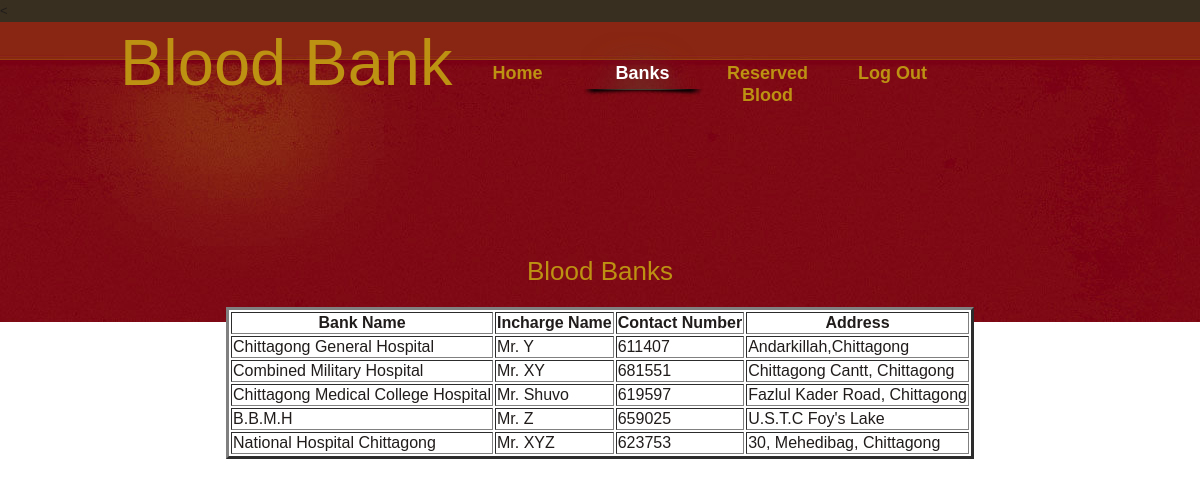
The app's page /bloodbanks.php with its own data.
### tables this page shows
CREATE TABLE IF NOT EXISTS `bb` (
  `bb_id` int(10) NOT NULL,
  `bb_name` varchar(40) NOT NULL,
  `bb_inchargename` varchar(30) NOT NULL,
  `bb_contactno` int(15) NOT NULL,
  `bb_address` varchar(50) NOT NULL
);

### bloodbanks.php (the view, shortened to what this page needs)
<head>
<link href="css/tooplate_style.css" rel="stylesheet" type="text/css" />
</head>
<body>
<div id="tooplate_body_wrapper">
<div id="tooplate_wrapper">
    <div id="tooplate_header">
        <div id="site_title"><h1 style='font-size:500%'>Blood Bank</h1></div>
        <div id="tooplate_menu">
            <ul>
                <li><a href="abc.html">Home</a></li>
                <li><a href="bloodbanks.php" class="current">Banks</a></li>
                <li><a href="donation.php" >Reserved Blood</a></li>
                <li><a href="logout.php">Log Out</a></li>
            </ul>
        </div>
    </div>
<br><br><br><br><br><br>
</body>
</html>
<?php
$query = "SELECT * FROM bb";
$result = mysql_query($query);
echo "<h1 style='font-size:200%'' style='font-family:verdana' align='center'>Blood Banks</h1>";
echo "<table border='3' align='center' bgcolor='white'>";
echo "<tr><th>Bank Name</th><th>Incharge Name</th><th>Contact Number</th><th>Address</th></tr>";
while($row = mysql_fetch_array($result)){
echo "<tr><td>" . $row['bb_name'] . "</td><td>" . $row['bb_inchargename'] . "</td><td>".  $row['bb_contactno']. "</td><td>" . $row['bb_address'] . "</td></tr>" ;
}
echo "</table>";
?>

### css/tooplate_style.css (style rules this page uses)
body { margin: 0px; padding: 0px; color: #201c1b; font-family: Tahoma, Geneva, sans-serif; font-size: 13px; line-height: 1.7em; background-color: #fff; background-image: url(../images/tooplate_body.jpg); background-repeat: repeat-x; background-position: top; }
a, a:link, a:visited { color: #c20202; font-weight: normal; text-decoration: underline; font-size: 12px; }
h1, h2, h3, h4, h5, h6 { color: #bd9213; font-weight: normal; }
h1 { font-size: 34px; margin: 0 0 20px; padding: 5px 0 }
#tooplate_body_wrapper { width: 100%; background: url(../images/tooplate_header.jpg) top center no-repeat; }
#tooplate_wrapper { width: 960px; padding: 0 10px; margin: 0 auto; background: url(../images/tooplate_header.jpg) top center no-repeat; }
#tooplate_header { width: 960px; height: 80px; padding: 10px 0; }
#site_title { float: left; }
#site_title h1 { margin: 0; padding: 20px 0 0; }
#tooplate_menu { float: right; width: 625px; height: 65px; margin: 0 auto; }
#tooplate_menu ul { margin: 0; padding: 0; list-style: none; }
#tooplate_menu ul li { padding: 0; margin: 0; display: inline; }
#tooplate_menu ul li a { float: left; display: block; width: 125px; height: 35px; padding: 30px 0 0 0; font-size: 18px; color: #bd9213; text-align: center; text-decoration: none; font-weight: 700; outline: none; border: none; }
#tooplate_menu ul li a:hover, #tooplate_menu ul .current { color: #fff; background: url(../images/tooplate_menu_hover.png) bottom center no-repeat; }

### records on screen
bb: bb_name "Chittagong General Hospital", bb_inchargename "Mr. Y", bb_contactno "611407", bb_address "Andarkillah,Chittagong"
bb: bb_name "Combined Military Hospital", bb_inchargename "Mr. XY", bb_contactno "681551", bb_address "Chittagong Cantt, Chittagong"
bb: bb_name "Chittagong Medical College Hospital", bb_inchargename "Mr. Shuvo", bb_contactno "619597", bb_address "Fazlul Kader Road, Chittagong"
bb: bb_name "B.B.M.H", bb_inchargename "Mr. Z", bb_contactno "659025", bb_address "U.S.T.C Foy's Lake"
bb: bb_name "National Hospital Chittagong", bb_inchargename "Mr. XYZ", bb_contactno "623753", bb_address "30, Mehedibag, Chittagong"
